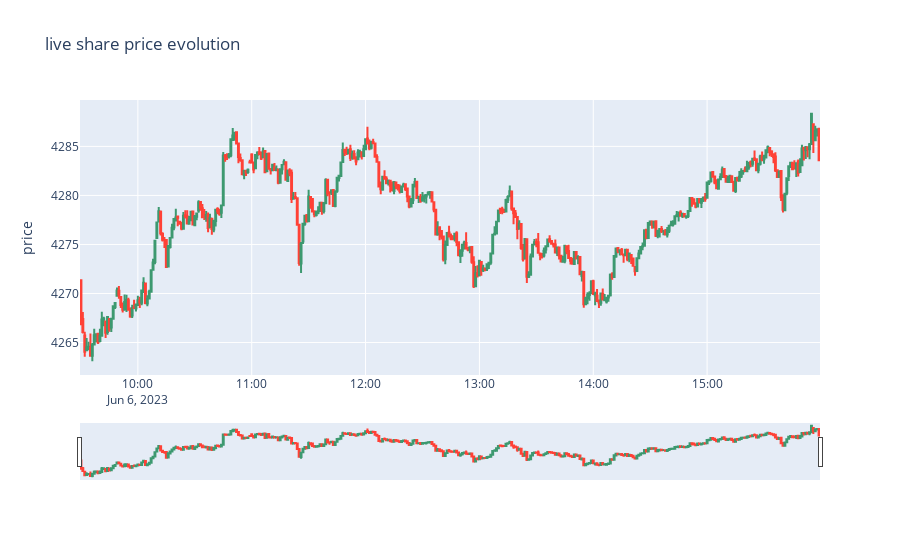

Notebook code cell kept with this figure:
### Code cell
# Interval required 5 minutes
data = yf.download(tickers='^spx', period='1d', interval='1m')

# declare figure
fig = go.Figure()

# Candlestick
fig.add_trace(go.Candlestick(x=data.index,
                             open=data['Open'],
                             high=data['High'],
                             low=data['Low'],
                             close=data['Close'], name='market data'))

# Add titles
fig.update_layout(
    title='live share price evolution',
    yaxis_title='price')

# Show
fig.show()

### Figure 1 — Plotly figure (JSON) as saved in the notebook; plotly's stock layout.template omitted (floating-point values rounded to 4 significant figures; data arrays with more than 128 entries replaced by an {"elided": "..."} marker saying what was removed)
{"data": [{"close": {"elided": "390 float values"}, "high": {"elided": "390 float values"}, "low": {"elided": "390 float values"}, "name": "market data", "open": {"elided": "390 float values"}, "type": "candlestick", "x": {"elided": "390 str values"}}], "layout": {"title": {"text": "live share price evolution"}, "yaxis": {"title": {"text": "price"}}}}
